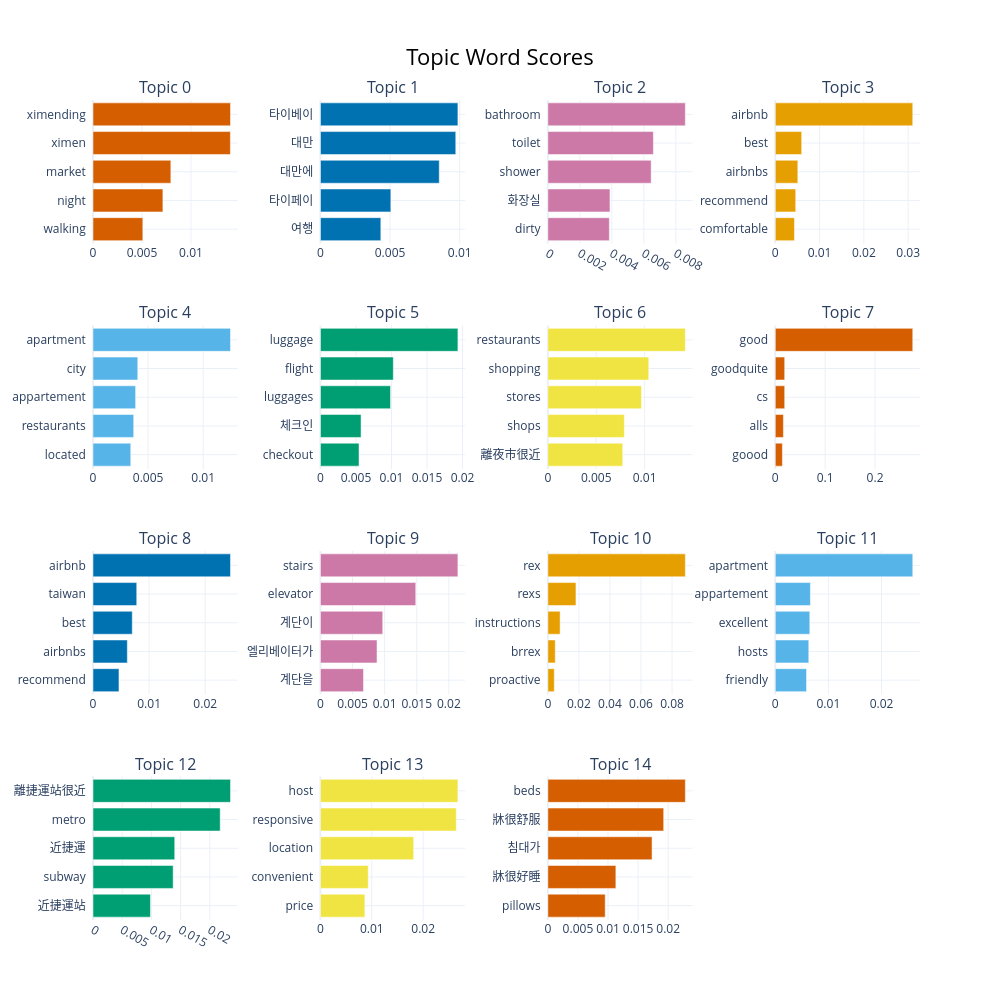

Notebook source saved alongside this figure:
### Code cell
topic_model.visualize_barchart(top_n_topics=15)

### Figure 1 — Plotly figure (JSON) as saved in the notebook; plotly's stock layout.template omitted (floating-point values rounded to 4 significant figures)
{"data": [{"marker": {"color": "#D55E00"}, "orientation": "h", "type": "bar", "x": [0.005085, 0.007134, 0.007945, 0.01402, 0.01403], "xaxis": "x", "y": ["walking  ", "night  ", "market  ", "ximen  ", "ximending  "], "yaxis": "y"}, {"marker": {"color": "#0072B2"}, "orientation": "h", "type": "bar", "x": [0.004337, 0.005055, 0.00853, 0.009716, 0.00987], "xaxis": "x2", "y": ["여행  ", "타이페이  ", "대만에  ", "대만  ", "타이베이  "], "yaxis": "y2"}, {"marker": {"color": "#CC79A7"}, "orientation": "h", "type": "bar", "x": [0.003843, 0.003882, 0.006456, 0.006594, 0.008592], "xaxis": "x3", "y": ["dirty  ", "화장실  ", "shower  ", "toilet  ", "bathroom  "], "yaxis": "y3"}, {"marker": {"color": "#E69F00"}, "orientation": "h", "type": "bar", "x": [0.004333, 0.004616, 0.005094, 0.005966, 0.03104], "xaxis": "x4", "y": ["comfortable  ", "recommend  ", "airbnbs  ", "best  ", "airbnb  "], "yaxis": "y4"}, {"marker": {"color": "#56B4E9"}, "orientation": "h", "type": "bar", "x": [0.003427, 0.003694, 0.003868, 0.004064, 0.01248], "xaxis": "x5", "y": ["located  ", "restaurants  ", "appartement  ", "city  ", "apartment  "], "yaxis": "y5"}, {"marker": {"color": "#009E73"}, "orientation": "h", "type": "bar", "x": [0.005432, 0.005718, 0.009864, 0.01026, 0.01935], "xaxis": "x6", "y": ["checkout  ", "체크인  ", "luggages  ", "flight  ", "luggage  "], "yaxis": "y6"}, {"marker": {"color": "#F0E442"}, "orientation": "h", "type": "bar", "x": [0.007737, 0.007905, 0.009671, 0.01043, 0.01421], "xaxis": "x7", "y": ["離夜市很近  ", "shops  ", "stores  ", "shopping  ", "restaurants  "], "yaxis": "y7"}, {"marker": {"color": "#D55E00"}, "orientation": "h", "type": "bar", "x": [0.01428, 0.01628, 0.01887, 0.01887, 0.2757], "xaxis": "x8", "y": ["goood  ", "alls  ", "cs  ", "goodquite  ", "good  "], "yaxis": "y8"}, {"marker": {"color": "#0072B2"}, "orientation": "h", "type": "bar", "x": [0.004629, 0.00612, 0.007001, 0.007796, 0.0245], "xaxis": "x9", "y": ["recommend  ", "airbnbs  ", "best  ", "taiwan  ", "airbnb  "], "yaxis": "y9"}, {"marker": {"color": "#CC79A7"}, "orientation": "h", "type": "bar", "x": [0.006708, 0.008812, 0.009701, 0.01485, 0.02141], "xaxis": "x10", "y": ["계단을  ", "엘리베이터가  ", "계단이  ", "elevator  ", "stairs  "], "yaxis": "y10"}, {"marker": {"color": "#E69F00"}, "orientation": "h", "type": "bar", "x": [0.00415, 0.004765, 0.007901, 0.01811, 0.08857], "xaxis": "x11", "y": ["proactive  ", "brrex  ", "instructions  ", "rexs  ", "rex  "], "yaxis": "y11"}, {"marker": {"color": "#56B4E9"}, "orientation": "h", "type": "bar", "x": [0.005885, 0.006308, 0.006499, 0.006615, 0.02588], "xaxis": "x12", "y": ["friendly  ", "hosts  ", "excellent  ", "appartement  ", "apartment  "], "yaxis": "y12"}, {"marker": {"color": "#009E73"}, "orientation": "h", "type": "bar", "x": [0.009837, 0.01373, 0.014, 0.02178, 0.02355], "xaxis": "x13", "y": ["近捷運站  ", "subway  ", "近捷運  ", "metro  ", "離捷運站很近  "], "yaxis": "y13"}, {"marker": {"color": "#F0E442"}, "orientation": "h", "type": "bar", "x": [0.008652, 0.009309, 0.01815, 0.02645, 0.02676], "xaxis": "x14", "y": ["price  ", "convenient  ", "location  ", "responsive  ", "host  "], "yaxis": "y14"}, {"marker": {"color": "#D55E00"}, "orientation": "h", "type": "bar", "x": [0.009531, 0.0113, 0.01732, 0.01925, 0.02285], "xaxis": "x15", "y": ["pillows  ", "牀很好睡  ", "침대가  ", "牀很舒服  ", "beds  "], "yaxis": "y15"}], "layout": {"annotations": [{"font": {"size": 16}, "showarrow": false, "text": "Topic 0", "x": 0.0875, "xanchor": "center", "xref": "paper", "y": 1, "yanchor": "bottom", "yref": "paper"}, {"font": {"size": 16}, "showarrow": false, "text": "Topic 1", "x": 0.3625, "xanchor": "center", "xref": "paper", "y": 1, "yanchor": "bottom", "yref": "paper"}, {"font": {"size": 16}, "showarrow": false, "text": "Topic 2", "x": 0.6375, "xanchor": "center", "xref": "paper", "y": 1, "yanchor": "bottom", "yref": "paper"}, {"font": {"size": 16}, "showarrow": false, "text": "Topic 3", "x": 0.9125, "xanchor": "center", "xref": "paper", "y": 1, "yanchor": "bottom", "yref": "paper"}, {"font": {"size": 16}, "showarrow": false, "text": "Topic 4", "x": 0.0875, "xanchor": "center", "xref": "paper", "y": 0.725, "yanchor": "bottom", "yref": "paper"}, {"font": {"size": 16}, "showarrow": false, "text": "Topic 5", "x": 0.3625, "xanchor": "center", "xref": "paper", "y": 0.725, "yanchor": "bottom", "yref": "paper"}, {"font": {"size": 16}, "showarrow": false, "text": "Topic 6", "x": 0.6375, "xanchor": "center", "xref": "paper", "y": 0.725, "yanchor": "bottom", "yref": "paper"}, {"font": {"size": 16}, "showarrow": false, "text": "Topic 7", "x": 0.9125, "xanchor": "center", "xref": "paper", "y": 0.725, "yanchor": "bottom", "yref": "paper"}, {"font": {"size": 16}, "showarrow": false, "text": "Topic 8", "x": 0.0875, "xanchor": "center", "xref": "paper", "y": 0.45, "yanchor": "bottom", "yref": "paper"}, {"font": {"size": 16}, "showarrow": false, "text": "Topic 9", "x": 0.3625, "xanchor": "center", "xref": "paper", "y": 0.45, "yanchor": "bottom", "yref": "paper"}, {"font": {"size": 16}, "showarrow": false, "text": "Topic 10", "x": 0.6375, "xanchor": "center", "xref": "paper", "y": 0.45, "yanchor": "bottom", "yref": "paper"}, {"font": {"size": 16}, "showarrow": false, "text": "Topic 11", "x": 0.9125, "xanchor": "center", "xref": "paper", "y": 0.45, "yanchor": "bottom", "yref": "paper"}, {"font": {"size": 16}, "showarrow": false, "text": "Topic 12", "x": 0.0875, "xanchor": "center", "xref": "paper", "y": 0.175, "yanchor": "bottom", "yref": "paper"}, {"font": {"size": 16}, "showarrow": false, "text": "Topic 13", "x": 0.3625, "xanchor": "center", "xref": "paper", "y": 0.175, "yanchor": "bottom", "yref": "paper"}, {"font": {"size": 16}, "showarrow": false, "text": "Topic 14", "x": 0.6375, "xanchor": "center", "xref": "paper", "y": 0.175, "yanchor": "bottom", "yref": "paper"}], "height": 1000, "hoverlabel": {"bgcolor": "white", "font": {"family": "Rockwell", "size": 16}}, "showlegend": false, "title": {"font": {"color": "Black", "size": 22}, "text": "Topic Word Scores", "x": 0.5, "xanchor": "center", "yanchor": "top"}, "width": 1000, "xaxis": {"anchor": "y", "domain": [0, 0.175], "showgrid": true}, "xaxis10": {"anchor": "y10", "domain": [0.275, 0.45], "showgrid": true}, "xaxis11": {"anchor": "y11", "domain": [0.55, 0.725], "showgrid": true}, "xaxis12": {"anchor": "y12", "domain": [0.825, 1], "showgrid": true}, "xaxis13": {"anchor": "y13", "domain": [0, 0.175], "showgrid": true}, "xaxis14": {"anchor": "y14", "domain": [0.275, 0.45], "showgrid": true}, "xaxis15": {"anchor": "y15", "domain": [0.55, 0.725], "showgrid": true}, "xaxis16": {"anchor": "y16", "domain": [0.825, 1], "showgrid": true}, "xaxis2": {"anchor": "y2", "domain": [0.275, 0.45], "showgrid": true}, "xaxis3": {"anchor": "y3", "domain": [0.55, 0.725], "showgrid": true}, "xaxis4": {"anchor": "y4", "domain": [0.825, 1], "showgrid": true}, "xaxis5": {"anchor": "y5", "domain": [0, 0.175], "showgrid": true}, "xaxis6": {"anchor": "y6", "domain": [0.275, 0.45], "showgrid": true}, "xaxis7": {"anchor": "y7", "domain": [0.55, 0.725], "showgrid": true}, "xaxis8": {"anchor": "y8", "domain": [0.825, 1], "showgrid": true}, "xaxis9": {"anchor": "y9", "domain": [0, 0.175], "showgrid": true}, "yaxis": {"anchor": "x", "domain": [0.825, 1], "showgrid": true}, "yaxis10": {"anchor": "x10", "domain": [0.275, 0.45], "showgrid": true}, "yaxis11": {"anchor": "x11", "domain": [0.275, 0.45], "showgrid": true}, "yaxis12": {"anchor": "x12", "domain": [0.275, 0.45], "showgrid": true}, "yaxis13": {"anchor": "x13", "domain": [0, 0.175], "showgrid": true}, "yaxis14": {"anchor": "x14", "domain": [0, 0.175], "showgrid": true}, "yaxis15": {"anchor": "x15", "domain": [0, 0.175], "showgrid": true}, "yaxis16": {"anchor": "x16", "domain": [0, 0.175], "showgrid": true}, "yaxis2": {"anchor": "x2", "domain": [0.825, 1], "showgrid": true}, "yaxis3": {"anchor": "x3", "domain": [0.825, 1], "showgrid": true}, "yaxis4": {"anchor": "x4", "domain": [0.825, 1], "showgrid": true}, "yaxis5": {"anchor": "x5", "domain": [0.55, 0.725], "showgrid": true}, "yaxis6": {"anchor": "x6", "domain": [0.55, 0.725], "showgrid": true}, "yaxis7": {"anchor": "x7", "domain": [0.55, 0.725], "showgrid": true}, "yaxis8": {"anchor": "x8", "domain": [0.55, 0.725], "showgrid": true}, "yaxis9": {"anchor": "x9", "domain": [0.275, 0.45], "showgrid": true}}}
